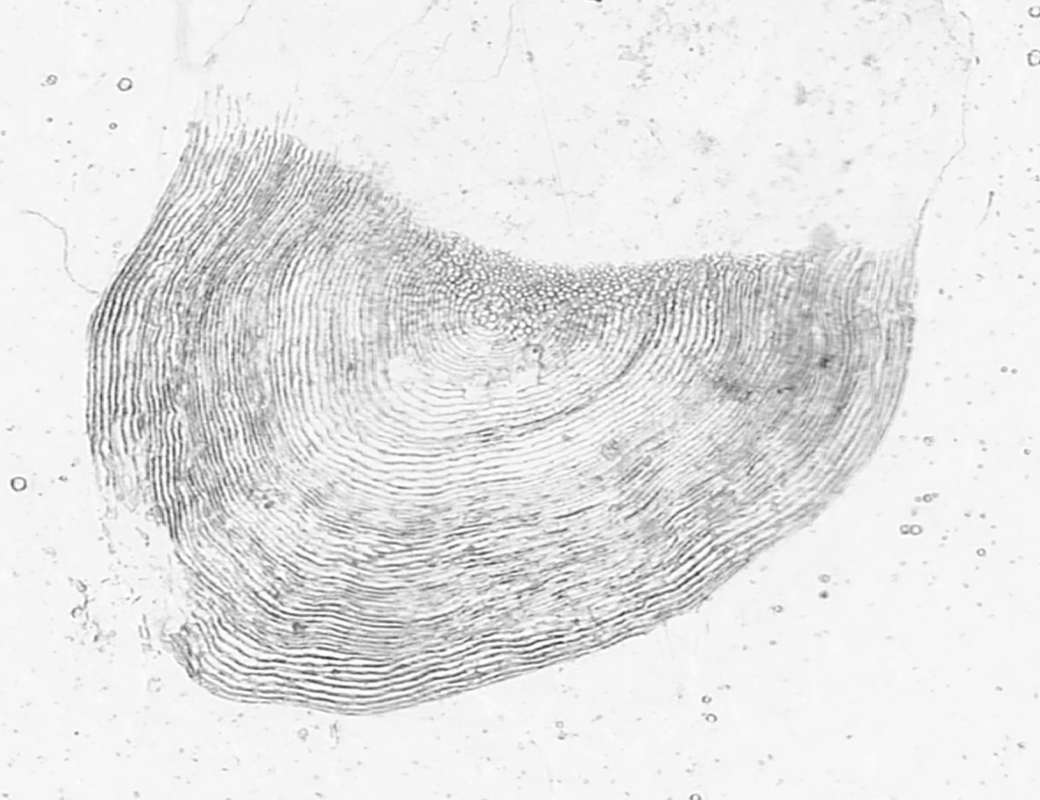
#> input picture dataset/image/raw/uroko20181a4.jpg, 2080 x 1600 px (shown at 1/2 size)
$ python -i mask.py   (imports and definitions only)
#> lines starting #> are read from the running program, lines starting #| are printed output that depends on the picture
#> further down, picture is the input picture: shape (1600, 2080); min 36, max 255, mean 229.4
# coding: utf-8
import cv2
import numpy as np
import copy
import matplotlib.pyplot as plt
from tqdm import tqdm
import time
#Library for creating mask images

#Call function
#Return value is a mask image

def create(img,l,ksize = 20,dir_path = ''):
    #Pre-processing to create masks
    mask_item = make_mask_item(img,int(l/24),dir_path)

    ###### Mask creation ######
    mask = mask_labeling(mask_item.astype(np.uint8))

    return mask

#Pre-processing to create masks
def make_mask_item(img,ksize = 20,dir_path = ''):
    img_dst = copy.copy(img)
    img_dst = cv2.blur(img_dst, ksize=(ksize,ksize))
    cv2.imwrite(dir_path + '/mask_item_blur' + '.bmp', img_dst)
    # Otsu Method
    ret, img_dst = cv2.threshold(img_dst, 0, 255, cv2.THRESH_OTSU)
    cv2.imwrite(dir_path + '/mask_item_threshold' + '.bmp', img_dst)


    return img_dst

#Main process to create mask
def mask_labeling(img):
    dst_image = copy.copy(img)
    #Remove white except for mask
    nLabels, labelImages, data, center = cv2.connectedComponentsWithStats(img)
#> labelImages: shape (1600, 2080) int32; every value is 1
#> nLabels = 2; data = [[-1, 2147483647, 0, 0, 0], [0, 0, 2080, 1600, 3328000]]; center = [[nan, nan], [1039.5, 799.5]]
    if nLabels > 1:
        #max_index is mask, others are noise
        max_index = np.argmax(data[1:,4]) + 1
#> max_index = 1
        '''x, y, w, h, size = data[max_index]
        x_ = x + w
        y_ = y + h'''

        #delite_index = []

        for index in range(1,nLabels):
            if index == max_index:
                continue
            dst_image = np.where(labelImages == index, 0, dst_image)
            '''x0, y0, w, h, size = data[index]
            x1 = x0 + w
            y1 = y0 + w

            count = 0
            count = count + inSquare(x, x_, y, y_ ,x0 ,y0)
            count = count + inSquare(x, x_, y, y_ ,x0 ,y1)
            count = count + inSquare(x, x_, y, y_ ,x1 ,y0)
            count = count + inSquare(x, x_, y, y_ ,x1 ,y1)
            if count < 2:
                dst_image = np.where(labelImages == index, 0, dst_image)'''
    else:
        #nLabels is 1, there is nothing but masks.
        dst_image = np.where(dst_image == 0,0,1)
        print('mask only')
    #Operation to fill the black holes in the mask
    nega_image = cv2.bitwise_not(dst_image)
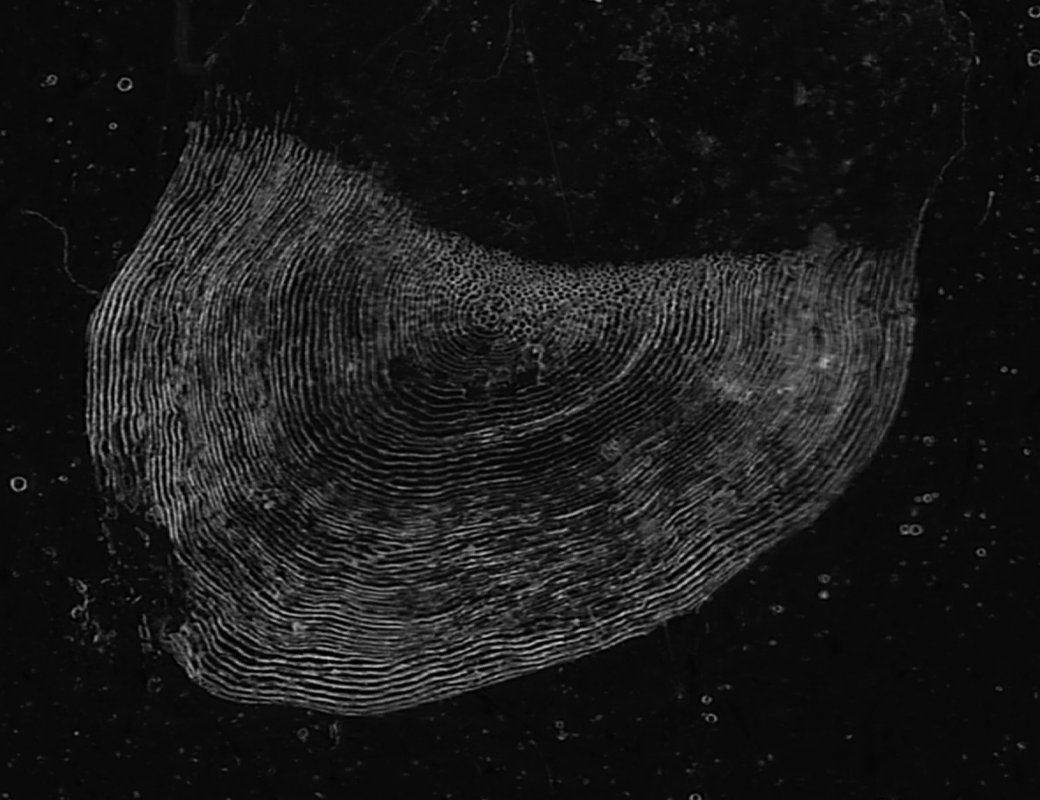
#> nega_image: shape (1600, 2080) (shown at 1/2 size); min 0, max 219, mean 25.6
    nLabels, labelImages, data, center = cv2.connectedComponentsWithStats(nega_image)
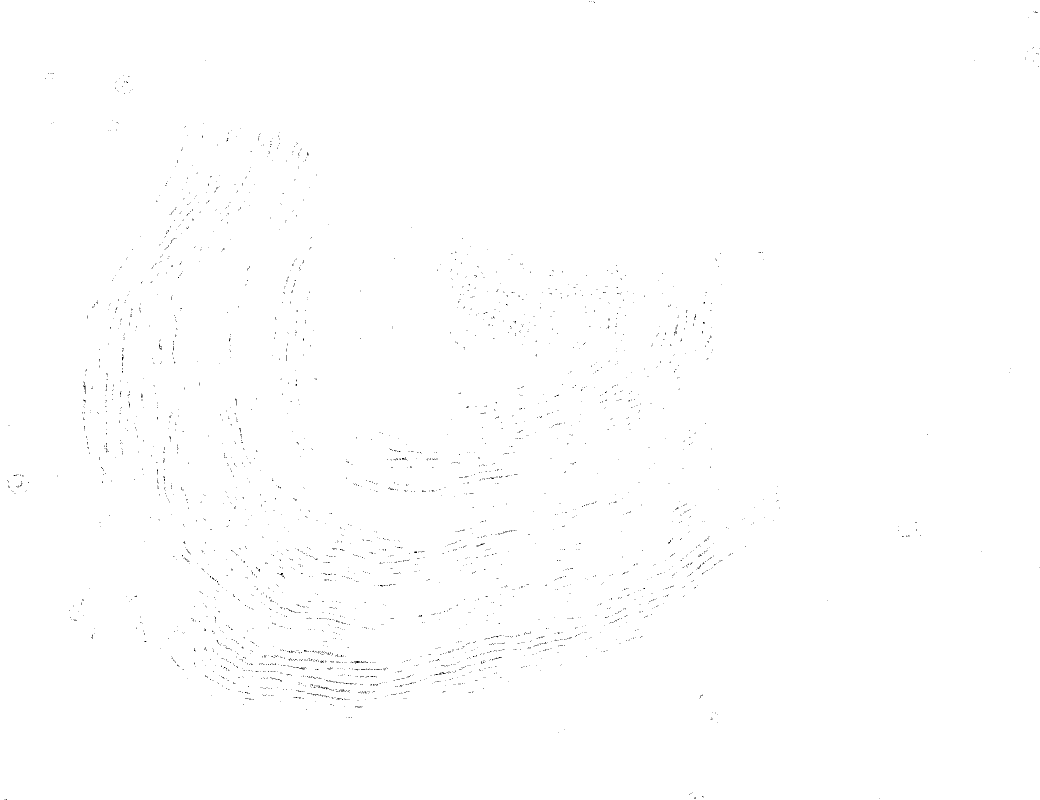
#> labelImages: shape (1600, 2080) int32 (shown at 1/2 size); values 0 (black) and 1 (white), 99.8% white; black in thin lines or dots
#> data = [[8, 2, 2071, 1598, 8130], [0, 0, 2080, 1600, 3319870]]; center = [[753.3, 1014.1], [1040.2, 799]]
    if nLabels > 1:
        #max_index is background, others are blackout in mask
        max_index = np.argmax(data[1:,4]) + 1
        for index in range(1,nLabels):
            if index == max_index:
                continue
            dst_image = np.where(labelImages == index, 255, dst_image)
    dst_image = np.where(dst_image == 0,0,1)
#> dst_image: shape (1600, 2080) int64; every value is 1
    return dst_image

#Determine the positional relationship between labels
def inSquare(x, x_, y, y_ ,X ,Y):
    if x < X and X < x_:
        if y < Y and Y < y_:
            return 1
    return 0

>>> import cv2
>>> picture = cv2.imread('../dataset/image/raw/uroko20181a4.jpg', cv2.IMREAD_GRAYSCALE)
>>> result = mask_labeling(picture)
